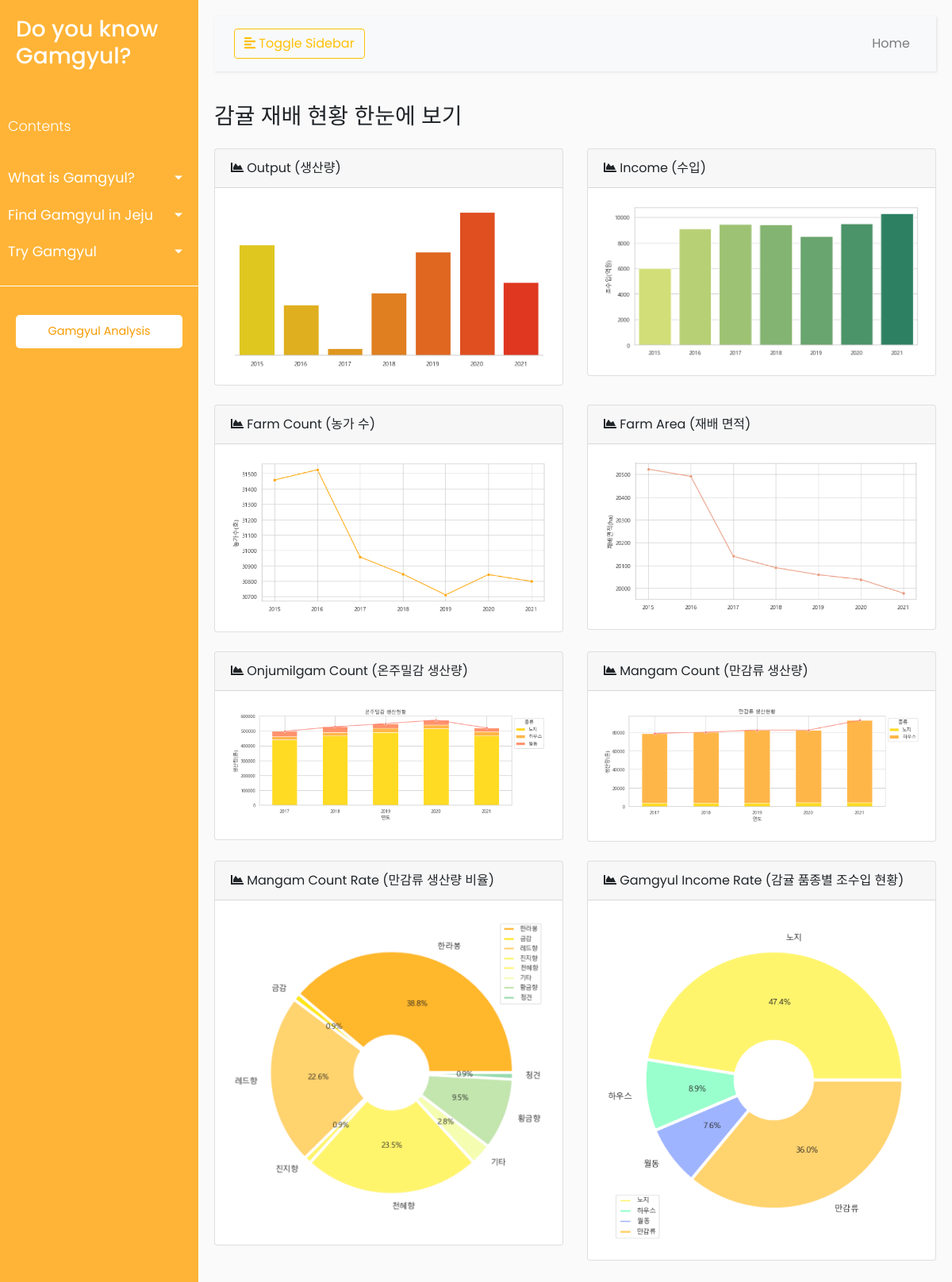
/cultivation/, run on the app's committed database.
### information/models.py (models this page shows, shortened)
class CultivationStatus(models.Model):
    id = models.IntegerField(primary_key=True, null=False)
    eng_title = models.CharField(max_length=100)
    kor_title = models.CharField(max_length=100)
    img = models.ImageField(upload_to="cultivation")
    class Meta:
        ordering = ['id']
        index_together = [['id', 'eng_title']]

### information/views.py (the view)
# urls.py: path('cultivation/', show_cultivation, name='cultivation')
def show_cultivation(request):
    cultivations = CultivationStatus.objects.all()
    return render(request, 'information/cultivation.html', {'cultivations': cultivations})

### information/templates/information/cultivation.html (shortened to what this page needs)
{% extends 'base.html' %}
{% block content %}
<main>
        <h3 class="mt-4">감귤 재배 현황 한눈에 보기</h3>
        <div style="padding: 15px 0px 0px 0px;"></div>
        <div class="row">
            {% for c in cultivations %}
            <div class="col-xl-6">
                <div class="card mb-4">
                    <div class="card-header">
                        <i class="fas fa-chart-area me-1"></i>
                        {{c.eng_title}} {{c.kor_title}}
                    </div>
                    <div class="card-body" style="align-content: center">
                        <img src="{{c.img.url}}" alt="{{c.id}}" style="width: 100%; height: 100%;"/>
                    </div>
                </div>
            </div>
                    {% endfor %}
        </div>
</main>
{% endblock %}

### information/static/css/base.css (style rules this page uses)
body { font-family: 'Poppins', sans-serif; background: #fafafa; }

### data on the page
CultivationStatus: eng_title "Output", kor_title "(생산량)", img (picture)
CultivationStatus: eng_title "Income", kor_title "(수입)", img (picture)
CultivationStatus: eng_title "Farm Count", kor_title "(농가 수)", img (picture)
CultivationStatus: eng_title "Farm Area", kor_title "(재배 면적)", img (picture)
CultivationStatus: eng_title "Onjumilgam Count", kor_title "(온주밀감 생산량)", img (picture)
CultivationStatus: eng_title "Mangam Count", kor_title "(만감류 생산량)", img (picture)
CultivationStatus: eng_title "Mangam Count Rate", kor_title "(만감류 생산량 비율)", img (picture)
CultivationStatus: eng_title "Gamgyul Income Rate", kor_title "(감귤 품종별 조수입 현황)", img (picture)
